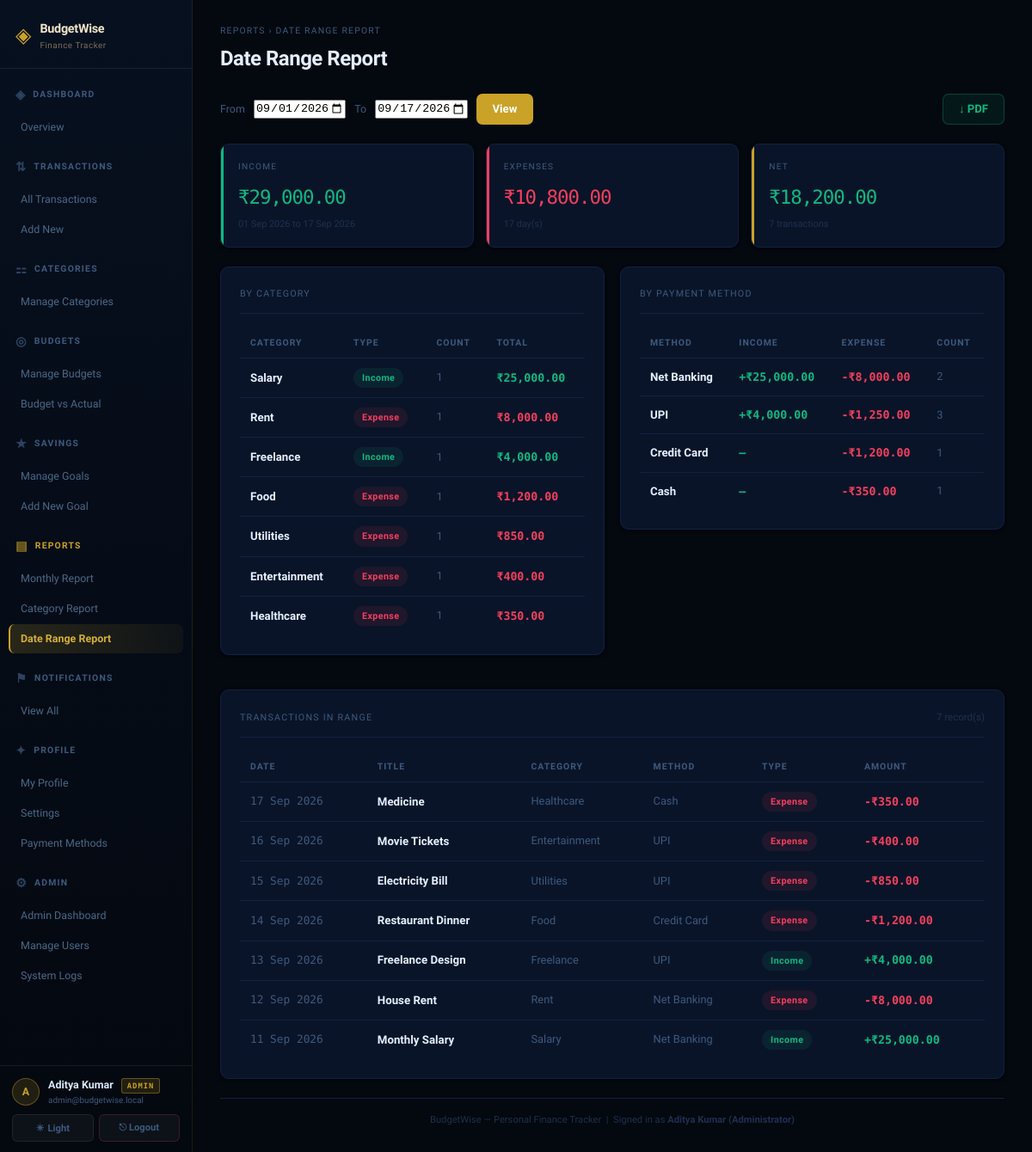
The app's page /reports/date_range_report.php (signed in) with its own data.
### tables this page shows
CREATE TABLE user_profiles (
    user_id        INT PRIMARY KEY,
    name           VARCHAR(100)  NOT NULL DEFAULT 'User',
    phone          VARCHAR(20)   NULL,
    profile_image  VARCHAR(255)  NULL,
    monthly_goal   DECIMAL(10,2) NOT NULL DEFAULT 10000.00,
    created_at     TIMESTAMP     DEFAULT CURRENT_TIMESTAMP,
    FOREIGN KEY (user_id) REFERENCES users(id) ON DELETE CASCADE
);

CREATE TABLE users (
    id         INT AUTO_INCREMENT PRIMARY KEY,
    username   VARCHAR(50)  NOT NULL UNIQUE,
    email      VARCHAR(100) NOT NULL UNIQUE,
    password   VARCHAR(255) NOT NULL,
    role       ENUM('user','admin') NOT NULL DEFAULT 'user',
    is_active  TINYINT(1)   NOT NULL DEFAULT 1,
    created_at TIMESTAMP    DEFAULT CURRENT_TIMESTAMP
);

CREATE TABLE transactions (
    id                 INT AUTO_INCREMENT PRIMARY KEY,
    user_id            INT                      NOT NULL,
    category_id        INT                      NULL,
    payment_method_id  INT                      NULL,
    title              VARCHAR(100)             NOT NULL,
    amount             DECIMAL(10,2)            NOT NULL,
    type               ENUM('income','expense') NOT NULL,
    txn_date           DATE                     NOT NULL,
    notes              TEXT                     NULL,
    created_at         TIMESTAMP                DEFAULT CURRENT_TIMESTAMP,
    FOREIGN KEY (user_id)           REFERENCES users(id)           ON DELETE CASCADE,
    FOREIGN KEY (category_id)       REFERENCES categories(id)      ON DELETE SET NULL,
    FOREIGN KEY (payment_method_id) REFERENCES payment_methods(id) ON DELETE SET NULL,
    INDEX idx_txn_user (user_id),
    INDEX idx_txn_date (txn_date),
    INDEX idx_txn_type (type),
    INDEX idx_txn_cat  (category_id)
);

CREATE TABLE categories (
    id          INT AUTO_INCREMENT PRIMARY KEY,
    name        VARCHAR(50)              NOT NULL,
    type        ENUM('income','expense') NOT NULL,
    is_default  TINYINT(1)               NOT NULL DEFAULT 0,
    user_id     INT                      NULL,
    created_at  TIMESTAMP                DEFAULT CURRENT_TIMESTAMP,
    FOREIGN KEY (user_id) REFERENCES users(id) ON DELETE CASCADE,
    INDEX idx_cat_type (type),
    INDEX idx_cat_user (user_id)
);

CREATE TABLE payment_methods (
    id          INT AUTO_INCREMENT PRIMARY KEY,
    user_id     INT          NULL,
    name        VARCHAR(50)  NOT NULL,
    type        ENUM('cash','upi','debit_card','credit_card','net_banking','wallet','other') NOT NULL DEFAULT 'cash',
    is_default  TINYINT(1)   NOT NULL DEFAULT 0,
    created_at  TIMESTAMP    DEFAULT CURRENT_TIMESTAMP,
    FOREIGN KEY (user_id) REFERENCES users(id) ON DELETE CASCADE,
    INDEX idx_pm_user (user_id)
);

### reports/date_range_report.php (the view, shortened to what the rows shown need)
<?php
require_once 'includes/db.php';
$title   = 'Date Range Report';
require_once 'includes/header.php';
$uid = current_user_id();
$from = trim($_GET['from'] ?? '');
$to   = trim($_GET['to']   ?? '');
if (!preg_match('/^\d{4}-\d{2}-\d{2}$/', $from)) $from = date('Y-m-01');
if (!preg_match('/^\d{4}-\d{2}-\d{2}$/', $to))   $to   = date('Y-m-d');
$summary = db_one($conn, "
    SELECT
        COALESCE(SUM(CASE WHEN type='income'  THEN amount END), 0) AS inc,
        COALESCE(SUM(CASE WHEN type='expense' THEN amount END), 0) AS exp,
        COUNT(*) AS cnt
    FROM transactions
    WHERE user_id = ? AND txn_date BETWEEN ? AND ?
", "iss", [$uid, $from, $to]);
$cnt = (int)$summary['cnt'];
$txns = db_all($conn, "
    SELECT t.id, t.title, t.amount, t.type, t.txn_date,
           c.name  AS category_name,
           pm.name AS pm_name
    FROM transactions t
    LEFT JOIN categories      c  ON c.id  = t.category_id
    LEFT JOIN payment_methods pm ON pm.id = t.payment_method_id
    WHERE t.user_id = ? AND t.txn_date BETWEEN ? AND ?
    ORDER BY t.txn_date DESC, t.created_at DESC
", "iss", [$uid, $from, $to]);
?>
<?php if ($cnt === 0): ?>
    <div class="card">
        <div class="empty">No transactions found in this date range.</div>
    </div>
<?php else: ?>
<div class="grid-2">
    <div class="card">
        <div class="tbl-wrap">
        <table>
            <thead>
                <tr><th>Category</th><th>Type</th><th>Count</th><th>Total</th></tr>
            </thead>
        </table>
        </div>
    </div>
    <div class="card">
        <div class="tbl-wrap">
        <table>
            <thead>
                <tr><th>Method</th><th>Income</th><th>Expense</th><th>Count</th></tr>
            </thead>
        </table>
        </div>
    </div>
</div>
<div class="card" style="margin-top:18px">
    <div class="tbl-wrap">
    <table>
        <thead>
            <tr>
                <th>Date</th>
                <th>Title</th>
                <th>Category</th>
                <th>Method</th>
                <th>Type</th>
                <th>Amount</th>
            </tr>
        </thead>
        <tbody>
        <?php foreach ($txns as $t): ?>
        <tr>
            <td class="td-muted td-mono"><?= date('d M Y', strtotime($t['txn_date'])) ?></td>
            <td class="td-name"><?= htmlspecialchars($t['title']) ?></td>
            <td class="td-muted"><?= htmlspecialchars($t['category_name'] ?? '—') ?></td>
            <td class="td-muted"><?= htmlspecialchars($t['pm_name'] ?? '—') ?></td>
            <td>
                <span class="badge badge-<?= $t['type'] === 'income' ? 'inc' : 'exp' ?>">
                    <?= ucfirst($t['type']) ?>
                </span>
            </td>
            <td class="<?= $t['type'] === 'income' ? 'amt-inc' : 'amt-exp' ?>">
                <?= $t['type'] === 'income' ? '+' : '-' ?><?= fmt($t['amount']) ?>
            </td>
        </tr>
        <?php endforeach; ?>
        </tbody>
    </table>
    </div>
</div>
<?php endif; ?>
<?php require_once 'includes/footer.php'; ?>

### includes/header.php (shortened to what the rows shown need)
<?php
$theme = get_theme();
$me    = current_user($conn);
$prof  = current_profile($conn);
?>
<!DOCTYPE html>
<html lang="en" data-theme="<?= htmlspecialchars($theme, ENT_QUOTES, 'UTF-8') ?>">
<head>
    <link rel="stylesheet" href="assets/style.css">
</head>
<body>
<div class="app">
<aside class="sidebar">
    <div class="sidebar-footer">
        <div class="sf-user">
            <div class="sf-avatar">
                <?= htmlspecialchars(strtoupper(substr($prof['name'] ?? 'U', 0, 1)), ENT_QUOTES, 'UTF-8') ?>
            </div>
            <div class="sf-meta">
                <div class="sf-name">
                    <?= htmlspecialchars($prof['name'] ?? 'User', ENT_QUOTES, 'UTF-8') ?>
                    <?php if (is_admin()): ?>
                        <span class="sf-role">ADMIN</span>
                    <?php endif; ?>
                </div>
                <div class="sf-email"><?= htmlspecialchars($me['email'] ?? '', ENT_QUOTES, 'UTF-8') ?></div>
            </div>
        </div>
    </div>
</aside>
<main class="main">
    <div class="page-header">
        <h1 class="page-title"><?= htmlspecialchars($title ?? '', ENT_QUOTES, 'UTF-8') ?></h1>
    </div>

### includes/footer.php (shortened to what the rows shown need)
    <footer class="page-footer">
        BudgetWise &mdash; Personal Finance Tracker
        &nbsp;|&nbsp;
        <?php
        $display_name = $prof['name'] ?? ($_SESSION['username'] ?? 'Guest');
        $role_label   = is_admin() ? ' (Administrator)' : '';
        ?>
        Signed in as <strong><?= htmlspecialchars($display_name . $role_label, ENT_QUOTES, 'UTF-8') ?></strong>
    </footer>
</main>
</div>
</body>
</html>

### records on screen
user_profiles: name "A", name "Aditya Kumar", name "Aditya Kumar (Administrator)"
users: email "admin@budgetwise.local"
transactions: txn_date "17 Sep 2026", title "Medicine", category.name "Healthcare", payment_method.name "Cash", type "Expense", amount "₹350.00"
transactions: txn_date "16 Sep 2026", title "Movie Tickets", category.name "Entertainment", payment_method.name "UPI", type "Expense", amount "₹400.00"
transactions: txn_date "15 Sep 2026", title "Electricity Bill", category.name "Utilities", payment_method.name "UPI", type "Expense", amount "₹850.00"
transactions: txn_date "14 Sep 2026", title "Restaurant Dinner", category.name "Food", payment_method.name "Credit Card", type "Expense", amount "₹1,200.00"
transactions: txn_date "13 Sep 2026", title "Freelance Design", category.name "Freelance", payment_method.name "UPI", type "Income", amount "₹4,000.00"
transactions: txn_date "12 Sep 2026", title "House Rent", category.name "Rent", payment_method.name "Net Banking", type "Expense", amount "₹8,000.00"
transactions: txn_date "11 Sep 2026", title "Monthly Salary", category.name "Salary", payment_method.name "Net Banking", type "Income", amount "₹25,000.00"

### other values on screen
$sec['icon'] "◈"
$sec_name "DASHBOARD"
$lname "Overview"
$sec['icon'] "⇅"
$sec_name "TRANSACTIONS"
$lname "All Transactions"
$lname "Add New"
$sec['icon'] "⚏"
$sec_name "CATEGORIES"
$lname "Manage Categories"
$sec['icon'] "◎"
$sec_name "BUDGETS"
$lname "Manage Budgets"
$lname "Budget vs Actual"
$sec['icon'] "★"
